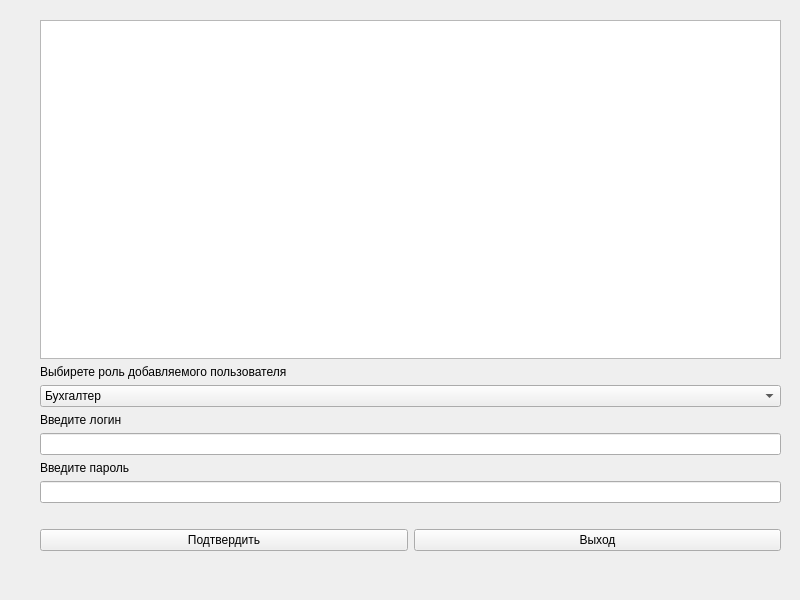
<?xml version="1.0" encoding="UTF-8"?>
<ui version="4.0">
 <class>admin_user_addition</class>
 <widget class="QWidget" name="admin_user_addition">
  <property name="geometry">
   <rect>
    <x>0</x>
    <y>0</y>
    <width>800</width>
    <height>600</height>
   </rect>
  </property>
  <property name="windowTitle">
   <string>Form</string>
  </property>
  <widget class="QWidget" name="verticalLayoutWidget">
   <property name="geometry">
    <rect>
     <x>40</x>
     <y>20</y>
     <width>741</width>
     <height>531</height>
    </rect>
   </property>
   <layout class="QVBoxLayout" name="verticalLayout">
    <item>
     <widget class="QTableView" name="tableView"/>
    </item>
    <item>
     <widget class="QLabel" name="label">
      <property name="text">
       <string>Выбирете роль добавляемого пользователя</string>
      </property>
     </widget>
    </item>
    <item>
     <widget class="QComboBox" name="role_chooser">
      <property name="editable">
       <bool>false</bool>
      </property>
      <property name="currentText">
       <string>Бухгалтер</string>
      </property>
      <property name="currentIndex">
       <number>1</number>
      </property>
      <item>
       <property name="text">
        <string>Администратор</string>
       </property>
      </item>
      <item>
       <property name="text">
        <string>Бухгалтер</string>
       </property>
      </item>
      <item>
       <property name="text">
        <string>Лётчик</string>
       </property>
      </item>
     </widget>
    </item>
    <item>
     <widget class="QLabel" name="label_3">
      <property name="text">
       <string>Введите логин</string>
      </property>
     </widget>
    </item>
    <item>
     <widget class="QLineEdit" name="login_input"/>
    </item>
    <item>
     <widget class="QLabel" name="label_2">
      <property name="text">
       <string>Введите пароль</string>
      </property>
     </widget>
    </item>
    <item>
     <widget class="QLineEdit" name="password_input"/>
    </item>
    <item>
     <widget class="QLabel" name="error_field">
      <property name="text">
       <string/>
      </property>
     </widget>
    </item>
    <item>
     <layout class="QHBoxLayout" name="horizontalLayout">
      <item>
       <widget class="QPushButton" name="accept">
        <property name="enabled">
         <bool>true</bool>
        </property>
        <property name="text">
         <string>Подтвердить</string>
        </property>
       </widget>
      </item>
      <item>
       <widget class="QPushButton" name="dismiss">
        <property name="text">
         <string>Выход</string>
        </property>
       </widget>
      </item>
     </layout>
    </item>
   </layout>
  </widget>
 </widget>
 <resources/>
 <connections/>
</ui>
